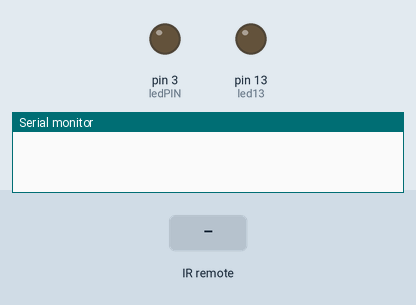
Recording of a sketch running on a simulated Arduino Uno, built with avr-gcc and run on an emulated ATmega328P. Parts: output pins drawn as LEDs (lit = HIGH), the last lines printed to the serial monitor. The inputs (shaded band) are chosen by the test bench.

Above: at 1.4 s.
1.5 s: infrared code 0xE0E036C9 received
At 2.3 s:
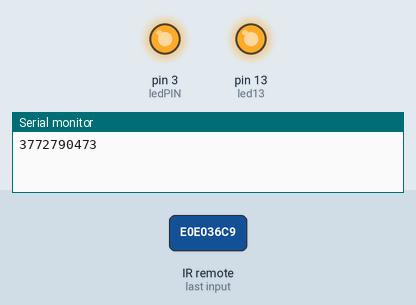
3.3 s: infrared code 0xE0E028D7 received
At 4.9 s:
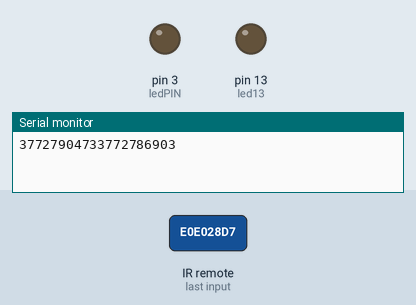
Timing chart, 0 to 6.4 s (numbered marks = the images above; inputs shaded):
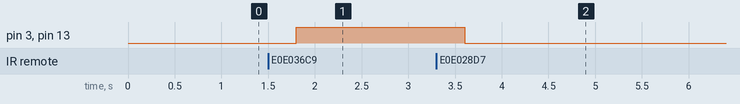

Measured:
- after the input at 1.5 s, pin 3 (ledPIN), pin 13 (led13): LOW → HIGH after 0.30 s
- after the input at 3.3 s, pin 3 (ledPIN), pin 13 (led13): HIGH → LOW after 0.30 s

The sketch:

ir-remote.ino
```cpp
#include <IRremote.h>  // use the IRRemote.h
const int irReceiverPin = 2;  //the SIG of receiver module attach to pin2
IRrecv irrecv(irReceiverPin); //Creates a variable of type IRrecv
decode_results results;    // define resultsas
const int ledPIN =  3;
const int led13 =  13;
//int ledState = LOW;

void setup()
{
  pinMode(ledPIN, OUTPUT);
  pinMode(led13, OUTPUT);
  Serial.begin(9600);    //initialize serial,baudrate is 9600
  irrecv.enableIRIn();   // enable ir receiver module
}

void loop()
{
  if (irrecv.decode(&results)) //if the ir receiver module receiver data
  {
    if (results.value== 3772790473) {
      digitalWrite(ledPIN, HIGH);
       digitalWrite(led13, HIGH);
      } else if (results.value==3772786903) {
      digitalWrite(ledPIN, LOW);
       digitalWrite(led13, LOW);
    }
     Serial.print(results.value);
    //Serial.print("irCode: ");    //print "irCode: "
    //Serial.print(results.value, HEX); //print the value in hexdecimal
    //Serial.print(",  bits: ");  //print" , bits: "
    //Serial.println(results.bits); //print the bits
    irrecv.resume();    // Receive the next value
  }
  delay(600); //delay 600ms
}
```
